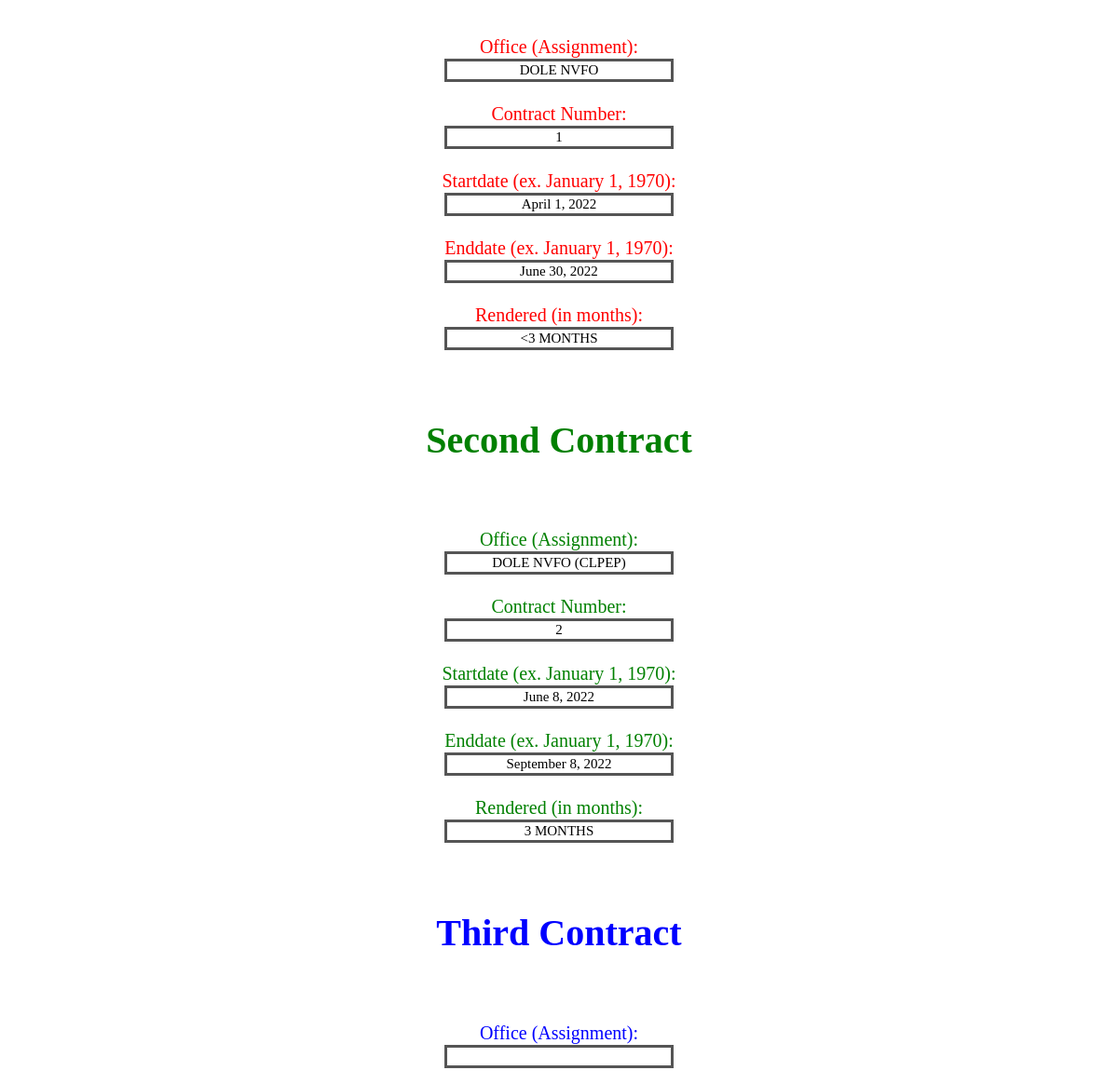
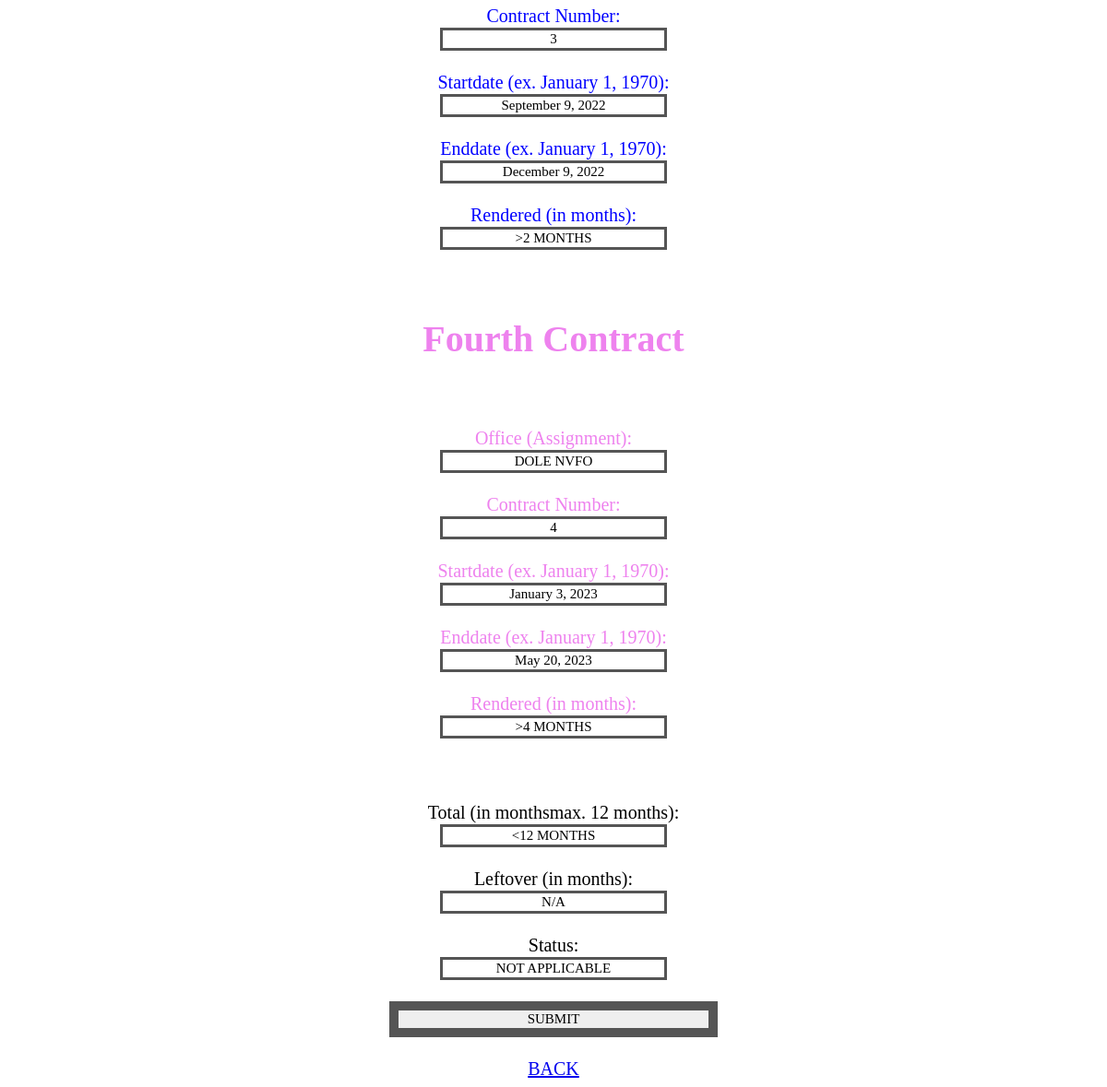
Before: /htdocs/GIP/gipedit.php?personal_id=1 (lower part) with the older database file (2 pictures, top to bottom).
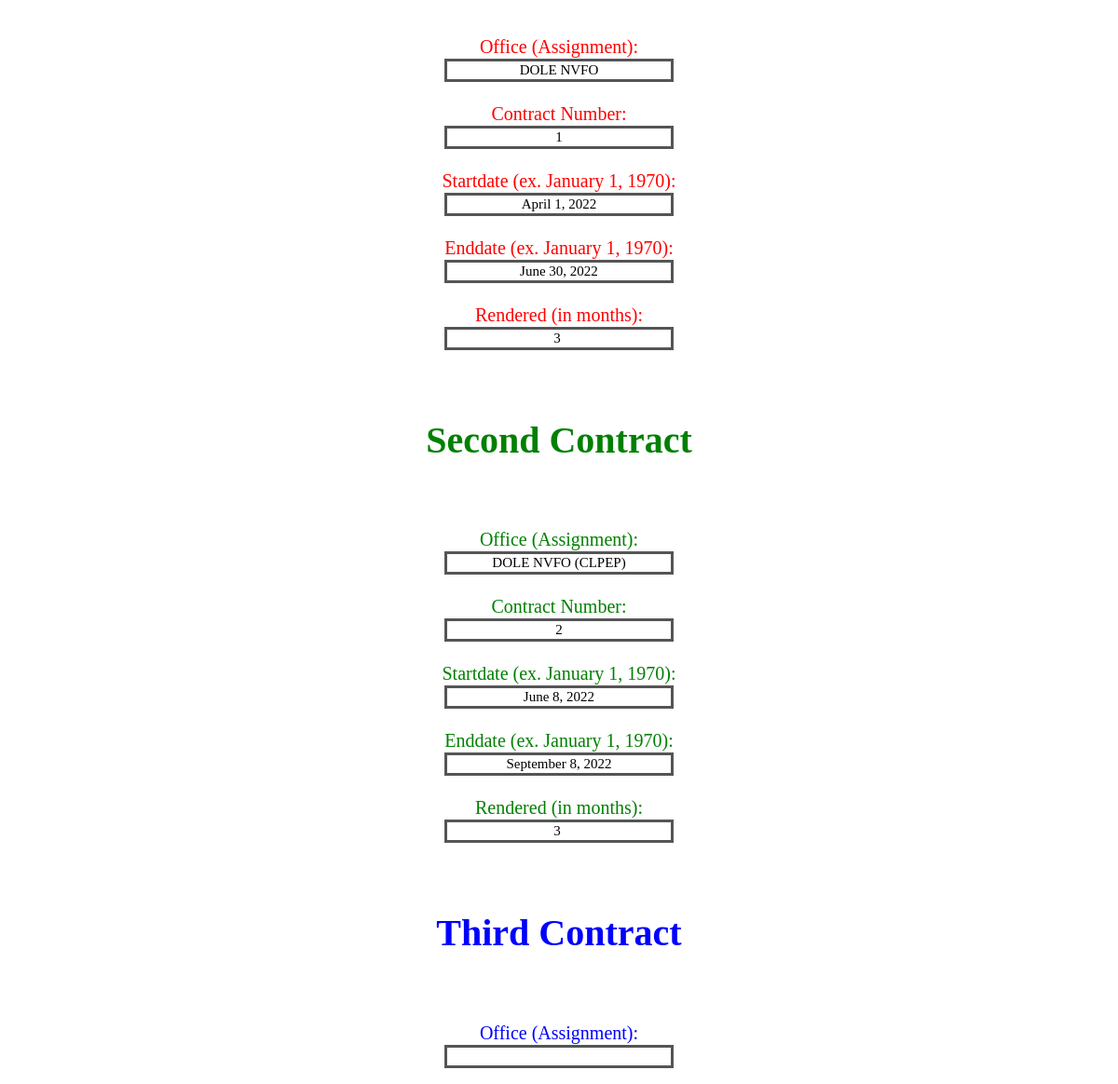
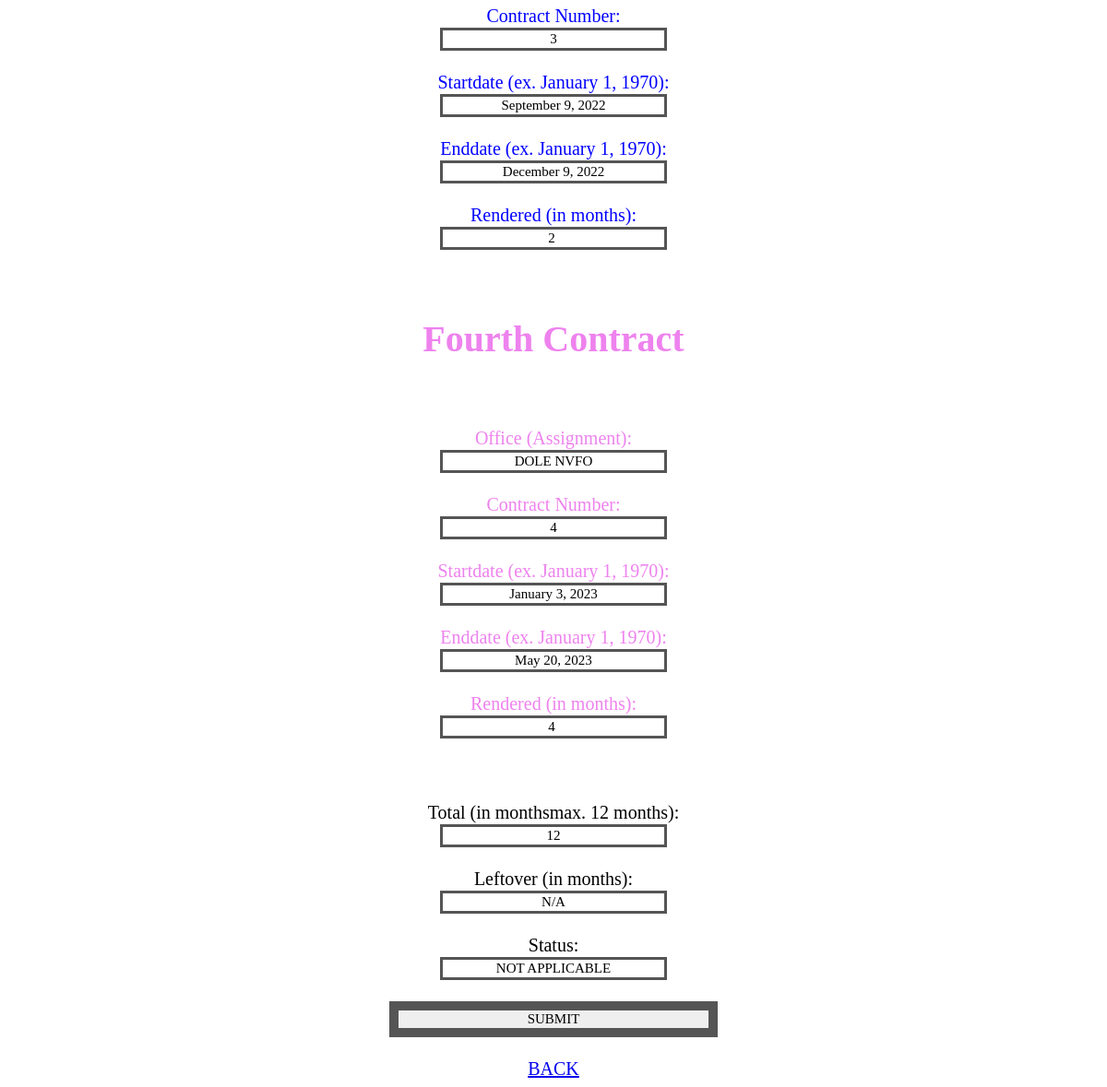
After: the same page with the newer database file (2 pictures, top to bottom).
### tables this page shows
CREATE TABLE `gip_table` (
  `personal_id` int(255) NOT NULL,
  `name` varchar(255) DEFAULT NULL,
  `address` varchar(255) DEFAULT NULL,
  `birth_date` varchar(255) DEFAULT NULL,
  `gender` varchar(255) DEFAULT NULL,
  `office` varchar(255) DEFAULT NULL,
  `contract_number` varchar(255) DEFAULT NULL,
  `start_date` varchar(255) DEFAULT NULL,
  `end_date` varchar(255) DEFAULT NULL,
  `rendered` varchar(255) DEFAULT NULL,
  `total` varchar(255) DEFAULT NULL,
  `leftover` varchar(255) DEFAULT NULL,
  `status` varchar(255) DEFAULT NULL
);

### htdocs/GIP/gipedit.php (the view, shortened to what the changed rows need)
<?php
include 'connection.php';
    $personal_id = $_GET['personal_id'];
    $sql1 = "SELECT * FROM gip_table WHERE personal_id=$personal_id";
    $result1 = mysqli_query($conn, $sql1);
    $row1 = mysqli_fetch_assoc($result1);
    $office = $row1['office'];
    $office=explode("/", $office);
    $contract_number = $row1['contract_number'];
    $contract_number=explode("/", $contract_number);
    $start_date = $row1['start_date'];
    $start_date=explode("/", $start_date);
    $end_date = $row1['end_date'];
    $end_date=explode("/", $end_date);
    $rendered = $row1['rendered'];
    $rendered=explode("/", $rendered);
    $total = $row1['total'];
    $leftover = $row1['leftover'];
    $status = $row1['status'];
?>
<!DOCTYPE html>
<html lang="en">
<head>
    <link rel="stylesheet" href="gip.css" />
</head>
<body>
<?php include 'header.php'; ?>
<div style="font-family:genshin; font-size: 35px; text-align: center;" class="div-input">
        <form method="POST" style="font-family:genshin; font-size:20px;" class="form-input">
            <label for="name">Name (Last, Suffix, First, MI):</label><br>
            <br><br>
            <label for="address">Address (Municipality, Province):</label><br>
            <br><br>
            <label for="birth_date">Birthdate (ex. January 1, 1970):</label><br>
            <br><br>
            <label for="gender">Gender:</label><br>
            <br><br>
            <br><br>
            <div id="additional-fields-1" style="color:red;">
            <label for="office">Office (Assignment):</label><br>
            <input style="border: 3px solid #555; font-family: genshin; font-size: 15px; text-align: center; width:20%;" type="text" id="office-1" name="office[0]" autocomplete="off" value="<?php echo $office[0]; ?>" required />
            <br><br>
            <label for="contract_number">Contract Number:</label><br>
            <input style="border: 3px solid #555; font-family: genshin; font-size: 15px; text-align: center; width:20%;" type="text" id="num-1" name="contract_number[0]" autocomplete="off" value="<?php echo $contract_number[0]; ?>" required />
            <br><br>
            <label for="start_date">Startdate (ex. January 1, 1970):</label><br>
            <input style="border: 3px solid #555; font-family: genshin; font-size: 15px; text-align: center; width:20%;" type="text" id="start-1" name="start_date[0]" autocomplete="off" value="<?php echo $start_date[0]; ?>" required />
            <br><br>
            <label for="end_date">Enddate (ex. January 1, 1970):</label><br>
            <input style="border: 3px solid #555; font-family: genshin; font-size: 15px; text-align: center; width:20%;" type="text" id="end-1" name="end_date[0]" autocomplete="off" value="<?php echo $end_date[0]; ?>" required />
            <br><br>
            <label for="rendered">Rendered (in months):</label><br>
            <input style="border: 3px solid #555; font-family: genshin; font-size: 15px; text-align: center; width:20%;" type="text" id="rendered-1"name="rendered[0]" autocomplete="off" value="<?php echo $rendered[0]; ?>" required />
            <br><br>
            </div>
            <br><h1 style="color:green;">Second Contract</h1>
            <br><br>
            <div id="additional-fields-2" style="color:green;">
            <label for="office">Office (Assignment):</label><br>
            <input style="border: 3px solid #555; font-family: genshin; font-size: 15px; text-align: center; width:20%;" type="text" id="office-2" name="office[1]" autocomplete="off" value="<?php echo $office[1]; ?>"/>
            <br><br>
            <label for="contract_number">Contract Number:</label><br>
            <input style="border: 3px solid #555; font-family: genshin; font-size: 15px; text-align: center; width:20%;" type="text" id="num-2" name="contract_number[1]" autocomplete="off" value="<?php echo $contract_number[1]; ?>"/>
            <br><br>
            <label for="start_date">Startdate (ex. January 1, 1970):</label><br>
            <input style="border: 3px solid #555; font-family: genshin; font-size: 15px; text-align: center; width:20%;" type="text" id="start-2" name="start_date[1]" autocomplete="off" value="<?php echo $start_date[1]; ?>"/>
            <br><br>
            <label for="end_date">Enddate (ex. January 1, 1970):</label><br>
            <input style="border: 3px solid #555; font-family: genshin; font-size: 15px; text-align: center; width:20%;" type="text" id="end-2" name="end_date[1]" autocomplete="off" value="<?php echo $end_date[1]; ?>"/>
            <br><br>
            <label for="rendered">Rendered (in months):</label><br>
            <input style="border: 3px solid #555; font-family: genshin; font-size: 15px; text-align: center; width:20%;" type="text" id="rendered-2" name="rendered[1]" autocomplete="off" value="<?php echo $rendered[1]; ?>"/>
            <br><br>
            </div>
            <br><h1 style="color:blue;">Third Contract</h1>
            <br><br>
            <div id="additional-fields-3" style="color:blue;">
            <label for="office">Office (Assignment):</label><br>
            <input style="border: 3px solid #555; font-family: genshin; font-size: 15px; text-align: center; width:20%;" type="text" id="office-3" name="office[2]" autocomplete="off" value="<?php echo $office[2]; ?>"/>
            <br><br>
            <label for="contract_number">Contract Number:</label><br>
            <input style="border: 3px solid #555; font-family: genshin; font-size: 15px; text-align: center; width:20%;" type="text" id="num-3" name="contract_number[2]" autocomplete="off" value="<?php echo $contract_number[2]; ?>"/>
            <br><br>
            <label for="start_date">Startdate (ex. January 1, 1970):</label><br>
            <input style="border: 3px solid #555; font-family: genshin; font-size: 15px; text-align: center; width:20%;" type="text" id="start-3" name="start_date[2]" autocomplete="off" value="<?php echo $start_date[2]; ?>"/>
            <br><br>
            <label for="end_date">Enddate (ex. January 1, 1970):</label><br>
            <input style="border: 3px solid #555; font-family: genshin; font-size: 15px; text-align: center; width:20%;" type="text" id="end-3" name="end_date[2]" autocomplete="off" value="<?php echo $end_date[2]; ?>"/>
            <br><br>
            <label for="rendered">Rendered (in months):</label><br>
            <input style="border: 3px solid #555; font-family: genshin; font-size: 15px; text-align: center; width:20%;" type="text" id="rendered-3" name="rendered[2]" autocomplete="off" value="<?php echo $rendered[2]; ?>"/>
            <br><br>
            </div>
            <br><h1 style="color:violet;">Fourth Contract</h1>
            <br><br>
            <div id="additional-fields-4" style="color:violet;">
            <label for="office">Office (Assignment):</label><br>
            <input style="border: 3px solid #555; font-family: genshin; font-size: 15px; text-align: center; width:20%;" type="text" id="office-4" name="office[3]" autocomplete="off" value="<?php echo $office[3]; ?>"/>
            <br><br>
            <label for="contract_number">Contract Number:</label><br>
            <input style="border: 3px solid #555; font-family: genshin; font-size: 15px; text-align: center; width:20%;" type="text" id="num-4" name="contract_number[3]" autocomplete="off" value="<?php echo $contract_number[3]; ?>"/>
            <br><br>
            <label for="start_date">Startdate (ex. January 1, 1970):</label><br>
            <input style="border: 3px solid #555; font-family: genshin; font-size: 15px; text-align: center; width:20%;" type="text" id="start-4" name="start_date[3]" autocomplete="off" value="<?php echo $start_date[3]; ?>"/>
            <br><br>
            <label for="end_date">Enddate (ex. January 1, 1970):</label><br>
            <input style="border: 3px solid #555; font-family: genshin; font-size: 15px; text-align: center; width:20%;" type="text" id="end-4" name="end_date[3]" autocomplete="off" value="<?php echo $end_date[3]; ?>"/>
            <br><br>
            <label for="rendered">Rendered (in months):</label><br>
            <input style="border: 3px solid #555; font-family: genshin; font-size: 15px; text-align: center; width:20%;" type="text" id="rendered-4" name="rendered[3]" autocomplete="off" value="<?php echo $rendered[3]; ?>"/>
            <br><br>
            </div>
            <br><br>
            <label for="total">Total (in monthsmax. 12 months):</label><br>
            <input style="border: 3px solid #555; font-family: genshin; font-size: 15px; text-align: center; width:20%;" type="text" name="total" value="<?php echo $total; ?>" required />
            <br><br>
            <label for="leftover">Leftover (in months):</label><br>
            <input style="border: 3px solid #555; font-family: genshin; font-size: 15px; text-align: center; width:20%;" type="text" name="leftover" value="<?php echo $leftover; ?>" required />
            <br><br>
            <label for="status">Status:</label><br>
            <input style="border: 3px solid #555; font-family: genshin; font-size: 15px; text-align: center; width:20%;" type="text" name="status" value="<?php echo $status; ?>" required />
            <br><br>
            <div class="button-div">
            <input style="border: 10px solid #555; font-family: genshin; font-size: 15px; text-align: center; width:30%;" style="font-family:genshin; font-size: large;" type="submit" name="submit" value="SUBMIT" class="form-submit" />
            <br><br>
            <a style="font-family:genshin;" class="form-back" href="giptable.php">BACK</a>
            </div>
            </div>
</body>
</html>

Changed rows visible on the page:
changed gip_table "DOLE NVFO": rendered "<3 MONTHS" → "3"; rendered "3 MONTHS" → "3"; rendered ">2 MONTHS" → "2"; rendered ">4 MONTHS" → "4"; total "<12 MONTHS" → "12"
